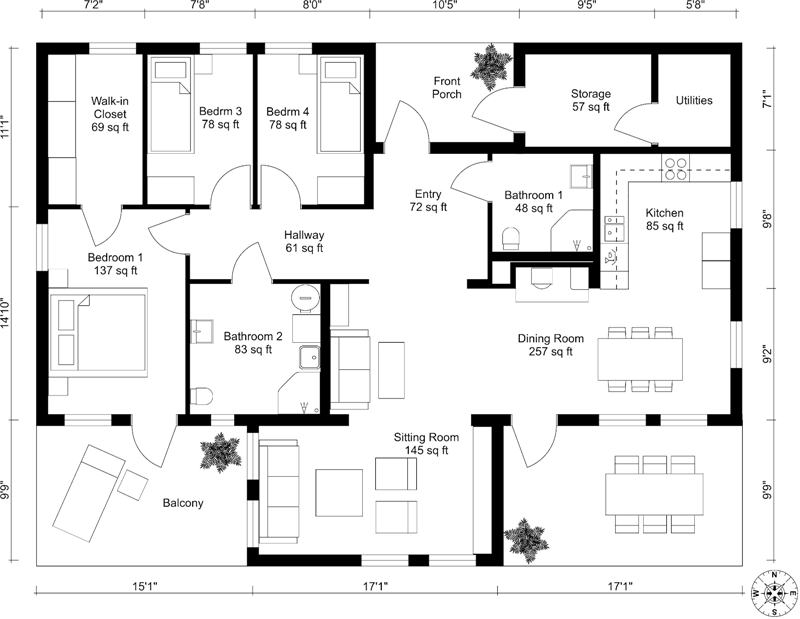
#> input picture Floorplans/2.jpg, 800 x 619 px, found by its file name; its folder holds 5 pictures in this run
$ python v1.py
#> lines starting #> are read from the running program, lines starting #| are printed output that depends on the picture; after the words box and inside, x2 and y2 are one past the last pixel; in counts of white or black regions, pixels touching at a corner belong together
### Modules/1_ImageProcessing/ImageProcessing.py
import cv2 as cv
import numpy as np

# [2 lines that do not run on import are left out]

# [82 lines left out: functions main, processFloorPlan, not called in this run]
    # cv.waitKey(0)
    # cv.destroyAllWindows()


#read and display original floorplan in grayscale mode
floorPlanNum = 2
img = cv.imread(f'Floorplans/{floorPlanNum}.jpg', cv.IMREAD_GRAYSCALE)
#> img: shape (619, 800); min 0, max 255, mean 231.3
# cv.imshow('Input Floorplan', img)

#dilate image to remove text
kernalSize = 3
kernel = np.ones((kernalSize, kernalSize), np.uint8)
dilatedImg = cv.dilate(img, kernel) #key line
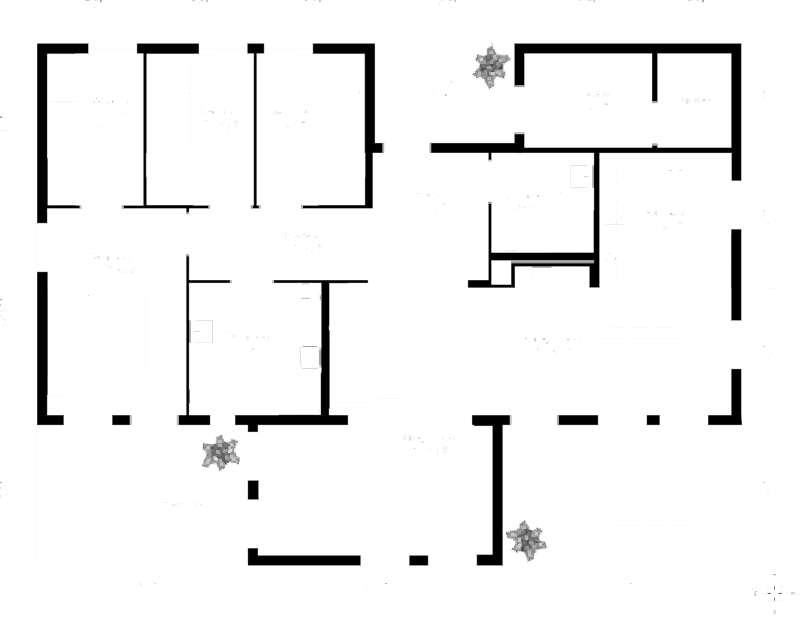
#> dilatedImg: shape (619, 800); min 0, max 255, mean 240.9
# cv.imshow('Dilated', dilatedImg)

#convert to black and white (thresholding)
threshold, bwImg = cv.threshold(dilatedImg, 192, 255, cv.THRESH_BINARY)
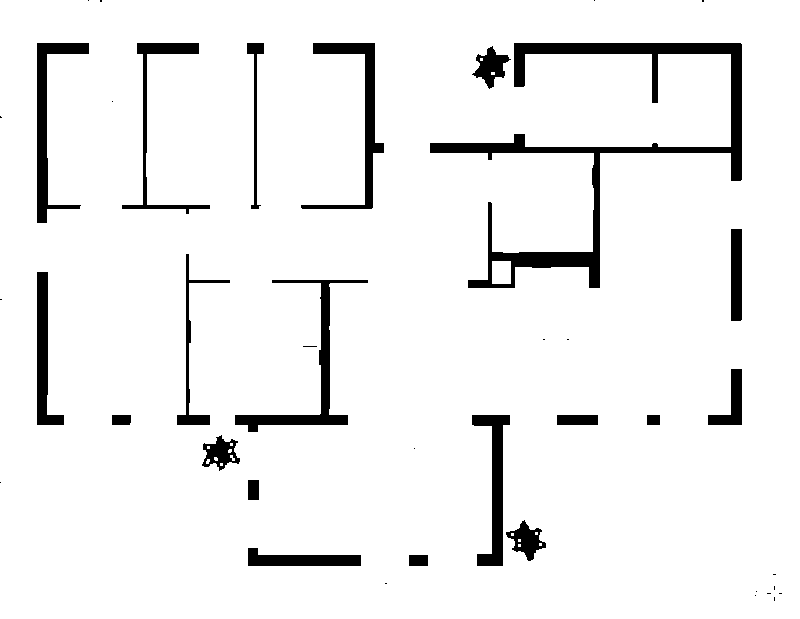
#> bwImg: shape (619, 800); 93.7% white; 40 black regions (20 under 20 px), largest, box (x1, y1, x2, y2) and area: (430, 43, 742, 288) 9973, (235, 280, 368, 432) 2696, (301, 43, 384, 209) 2464
# cv.imshow('Thresholded', bwImg)

#erode image
kernalSize = 4
kernel = np.ones((kernalSize, kernalSize), np.uint8)
erodedImg = cv.erode(bwImg, kernel)
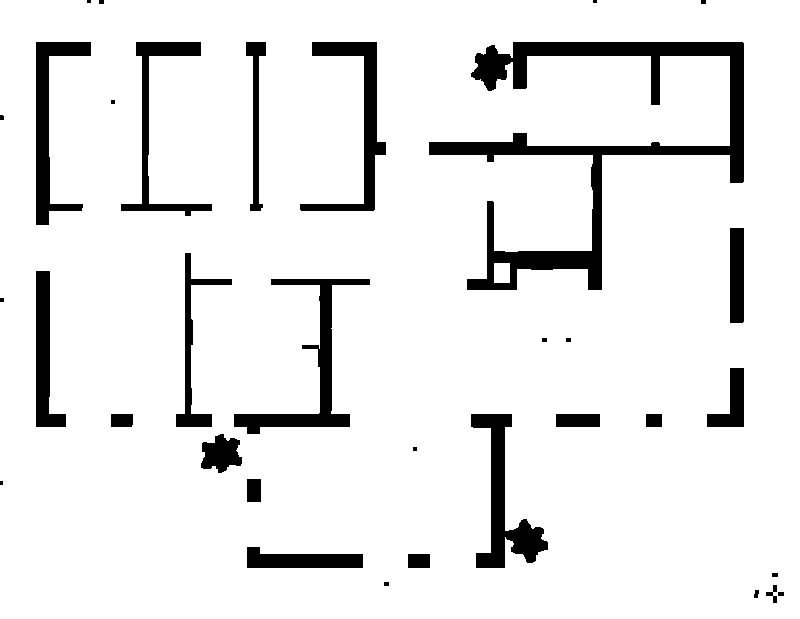
#> erodedImg: shape (619, 800); 91.1% white; 34 black regions (7 under 20 px), largest, box (x1, y1, x2, y2) and area: (429, 42, 744, 290) 14499, (234, 279, 370, 434) 3847, (471, 414, 548, 568) 3821
# cv.imshow('Eroded', erodedImg)

#invert the image to make the next module, 2D to 3D, easier.
invertedImg = cv.bitwise_not(erodedImg)
# cv.imshow('Inverted', invertedImg)

#denoise
nlabels, labels, stats, centroids = cv.connectedComponentsWithStats(invertedImg, None, None, None, 8, cv.CV_32S)
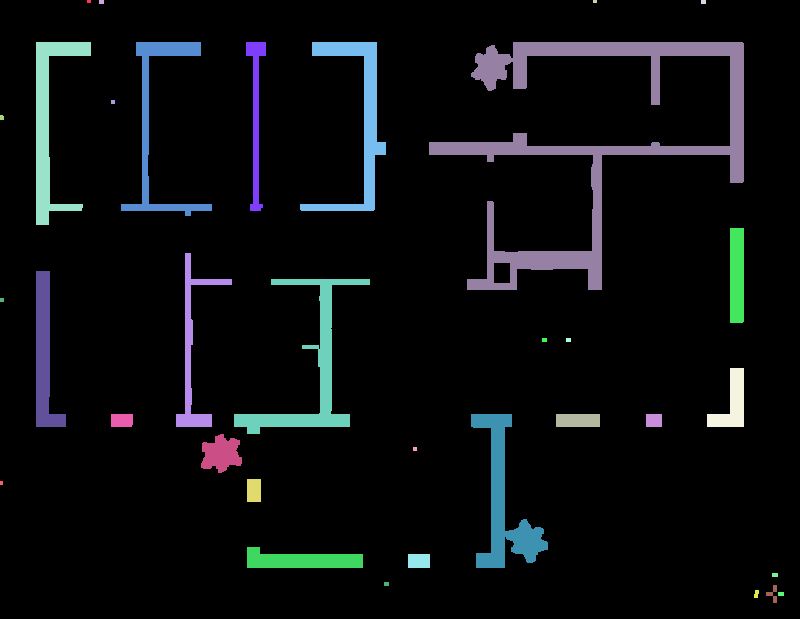
#> labels: shape (619, 800) int32; 35 distinct labels, from 0 to 34; one colour per label, 0 black
#> nlabels = 35; stats = 35 rows, first 6: [0, 0, 800, 619, 451140], [87, 0, 4, 3, 12], [99, 0, 5, 4, 20], [593, 0, 4, 3, 12], [701, 0, 5, 4, 20], [36, 42, 55, 183, 3249]; centroids = 35 pairs, first value 1 to 780.5, second value 1 to 593.5
areas = stats[1:,cv.CC_STAT_AREA]
#> areas = 34 values, max 14499 at index 8, min 12 at index 0, mean 1295.9
denoisedImg = np.zeros((labels.shape), np.uint8)
for i in range(0, nlabels - 1):
    if areas[i] >= 25: #then keep
        denoisedImg[labels == i+1] = 255
# cv.imshow('Processed Floorplan', denoisedImg)

#save image
cv.imwrite('Floorplans/Output.png', denoisedImg)

# cv.waitKey(0)
# cv.destroyAllWindows()

### Modules/3_Pathfinding/v1.py
'''
A* Pathfinding Algorithm:

OPEN //set of nodes to be evaluated
CLOSED //set of nodes already evaluated (potential path)
add the start node to OPEN

loop
    current = node in OPEN with the lowest fCost
    remove current from OPEN
    add current to CLOSED

    if current is the goal node //path has been found
        return

    for each neighbor of the current node
        if neighbor is not traversable or neighbor is in CLOSED
            skip to next neighbor

        if neighbor is not in OPEN || new path to neighbor is shorter
            set parent of neighbor to current #I swapped this line and the next line.
            set fCost of neighbor #I swapped this line and the previous line.
            if neighbor is not in OPEN
                add neighbor to OPEN
'''
'''
For Test1.py
Open the testFP
Start node is top-left corner pixel
Goal node is bottom-right corner pixel
NOTE: Black means wall, white means floor
'''

import cv2 as cv
import numpy as np
import time
import sys
import os
sys.path.append(os.path.abspath("Modules/1_ImageProcessing"))
from ImageProcessing import floorPlanNum

class Node:
    '''Each object of this class represents a pixel.'''

    def __init__(self, coords):
        '''coords is a list of the form [x,y]'''

        self.coords = coords
        self.xCoord = self.coords[0]
        self.yCoord = self.coords[1]
        self.pixelColor = img[self.xCoord, self.yCoord]
        self.fCost = 1000000

    def __str__(self):
        return ','.join(str(x) for x in self.coords)

    # [10 lines left out: functions __lt__, isTraversable, not called in this run]

    def setParent(self, parent):
        self.parent = parent

    # [204 lines left out: functions calcAdjacencyTo, calcGCost, calcHCost, calcFCost, findNodeHavingCoords, getNeighbors and 5 more, not called in this run]
        # print(f'{mousePos}\tPress any key to confirm...')

def setPosWithMouse(img, label):
    '''Returns the position of the cursor when LeftButton is pressed.'''

    global globalLabel
    globalLabel = f'Set {label}\'s position'
    cv.imshow(f'Set {label}\'s position', img)
    cv.setMouseCallback(f'Set {label}\'s position', onMouse)
    cv.waitKey(0)
    # cv.destroyWindow(f'Set {label}\'s position')
    try:
        mousePos[0] = round(mousePos[0]*0.3)
        mousePos[1] = round(mousePos[1]*0.3)
    except NameError:
        print("Failed to set position, exiting...")
        raise SystemExit
    return mousePos

# read testFP in grayscale mode
originalFPImg = cv.imread(f'Floorplans/{floorPlanNum}.jpg')
#> originalFPImg is the input picture: shape (619, 800, 3); mean B, G, R 231.3, 231.3, 231.3
ogRows = originalFPImg.shape[0]
#> ogRows = 619
ogCols = originalFPImg.shape[1]
#> ogCols = 800
inputImg = cv.imread('Floorplans/Output.png', cv.IMREAD_GRAYSCALE)
inputImg = cv.bitwise_not(inputImg) # inverted original image
img = cv.resize(inputImg, (0,0), fx=0.30, fy=0.30, interpolation=cv.INTER_NEAREST)
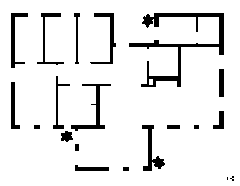
#> img: shape (186, 240); 91.1% white; 20 black regions (2 under 20 px), largest, box (x1, y1, x2, y2) and area: (129, 13, 224, 87) 1324, (71, 84, 111, 131) 361, (142, 125, 165, 171) 339
# resizedOriginalFPImg = cv.resize(originalFPImg, (0,0), fx=0.30, fy=0.30, interpolation=cv.INTER_NEAREST)

# get dimensions of the input image
rows, cols = img.shape
#> rows = 186; cols = 240

# initialize
# create a node (object of the Node class) for each pixel in the image
nodes = []
for x in range(rows):
    for y in range(cols):
        newNode = Node([x,y])
        nodes.append(newNode)
#> this loop made 186 passes

# set start node, goal node
print("Click anywhere to set the goal position.")
goal = setPosWithMouse(originalFPImg, 'Civilian')
#> (the program exits here)
